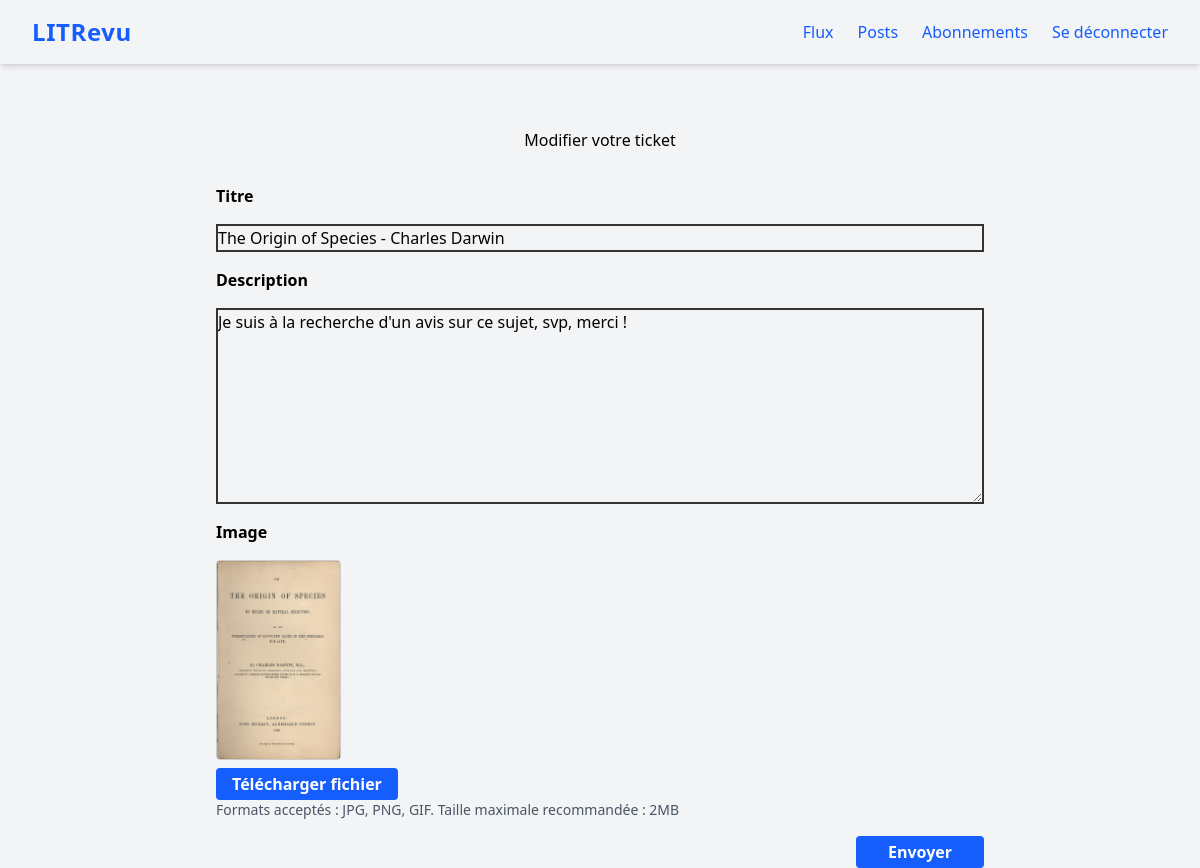
Page /ticket/16/edit/ (signed in) on the committed database.
### review/models.py (models this page shows, shortened)
class Ticket(models.Model):
    title = models.CharField(max_length=128)
    description = models.CharField(max_length=2048, blank=True)
    user = models.ForeignKey(
        to=settings.AUTH_USER_MODEL, on_delete=models.CASCADE)
    image = models.ImageField(blank=True, null=True)
    created = models.DateTimeField(default=timezone.now)

### review/views.py (the view, shortened to what this page needs)
# urls.py: path('ticket/<int:ticket_id>/edit/', review.views.edit_ticket,
@login_required
def edit_ticket(request, ticket_id):
    ticket = get_object_or_404(models.Ticket, id=ticket_id)
    if ticket.user != request.user:
        return HttpResponseForbidden(
            "Vous n'êtes pas autorisé à modifier ce ticket."
        )
    edit_form = forms.TicketForm(instance=ticket)
    context = {
        'edit_form': edit_form,
    }
    return render(request, 'review/edit_ticket.html', context=context)

### review/forms.py
class TicketForm(forms.ModelForm):
    class Meta:
        model = models.Ticket
        fields = ['title', 'description', 'image']
        labels = {
            'title': 'Titre',
            'description': 'Description',
            'image': 'Image',
        }
        widgets = {
            'title': forms.TextInput(
                attrs={
                    'style': (
                        'border:2px solid #333; '
                        'width:100%;'
                    )
                }
            ),
            'description': forms.Textarea(
                attrs={
                    'style': (
                        'border:2px solid #333; '
                        'width:100%;'
                    ),
                    'rows': 8
                }
            ),
        }

### review/templates/review/edit_ticket.html (shortened to what this page needs)
{% extends 'base.html' %}
{% block content %}
    <h2 class="text-center my-8">Modifier votre ticket</h2>
    <form method="post" enctype="multipart/form-data" style="width:100%;">
        {% include 'review/_form_ticket.html' with form=edit_form %}
        <div style="width:100%; display:flex; justify-content:flex-end;">
            <button type="submit" class="bg-blue-600 text-white px-4 py-1 rounded hover:bg-blue-700 font-semibold transition w-32">Envoyer</button>
        </div>
    </form>
{% endblock content %}

### review/templates/review/_form_ticket.html
<div class="ticket">
    <div class="mb-4">
        <label for="{{ form.title.id_for_label }}" class="block font-semibold mb-4">{{ form.title.label }}</label>
        {{ form.title }}
    </div>
    <div class="mb-4">
        <label for="{{ form.description.id_for_label }}" class="block font-semibold mb-4">{{ form.description.label }}</label>
        {{ form.description }}
    </div>
    <div class="mb-4">
        {% if form.image %}
            {% include 'review/_form_image.html' with form=form %}
        {% endif %}
    </div>
</div>

### review/templates/review/_form_image.html (shortened to what this page needs)
<label for="{{ form.image.id_for_label }}" class="block font-semibold mb-4">{{ form.image.label }}</label>
<div role="group" aria-labelledby="{{ form.image.id_for_label }}">
    {% if form.instance.image %}
        <div class="my-2">
            <img id="image-preview"
                 src="{{ form.instance.image.url }}"
                 alt="Image actuelle du ticket : {{ form.instance.title|default:'Aperçu' }}"
                 style="max-width: 200px; max-height: 200px; border:1px solid #ccc; border-radius:4px;">
        </div>
    {% else %}
        <img id="image-preview"
             src=""
             alt="Aperçu de l'image sélectionnée"
             style="display:none; max-width: 200px; max-height: 200px; border:1px solid #ccc; border-radius:4px;">
    {% endif %}
</div>
<button type="button"
    onclick="document.getElementById('{{ form.image.id_for_label }}').click();"
    aria-describedby="image-help"
    aria-controls="image-preview"
    aria-label="Sélectionner un fichier image"
    class="bg-blue-600 text-white px-4 py-1 rounded hover:bg-blue-700 font-semibold transition mt-2">
    Télécharger fichier
</button>
<p id="image-help" class="text-sm text-gray-600 mt-1">Formats acceptés : JPG, PNG, GIF. Taille maximale recommandée : 2MB</p>

### rows in the picture
Ticket: title "The Origin of Species - Charles Darwin", description "Je suis à la recherche d'un avis sur ce sujet, svp, merci !", instance.image (picture)
